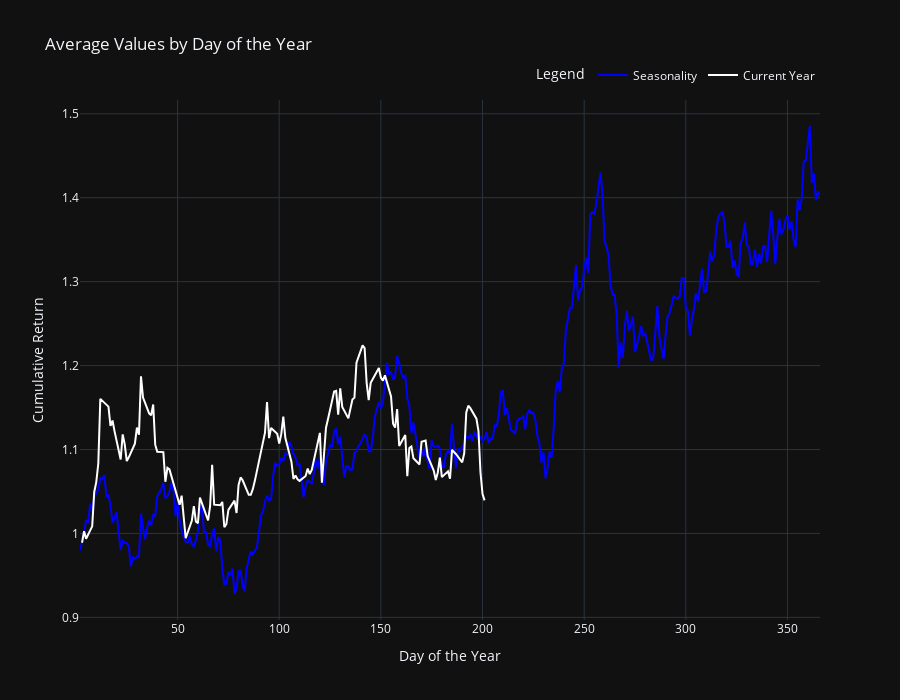

Here is the notebook cell this chart was saved with:
### Code cell
season_chart('ura')

### Figure 1 — Plotly figure (JSON) as saved in the notebook; plotly's stock layout.template omitted (floating-point values rounded to 4 significant figures; data arrays with more than 128 entries replaced by an {"elided": "..."} marker saying what was removed)
{"data": [{"line": {"color": "blue"}, "mode": "lines", "name": "Seasonality", "type": "scatter", "x": {"elided": "365 int values"}, "y": {"elided": "365 float values"}}, {"line": {"color": "white"}, "mode": "lines", "name": "Current Year", "type": "scatter", "x": {"elided": "138 int values"}, "y": {"elided": "138 float values"}}], "layout": {"height": 700, "legend": {"orientation": "h", "title": {"text": "Legend"}, "x": 1, "xanchor": "right", "y": 1.02, "yanchor": "bottom"}, "title": {"text": "Average Values by Day of the Year"}, "xaxis": {"title": {"text": "Day of the Year"}}, "yaxis": {"title": {"text": "Cumulative Return"}}}}
